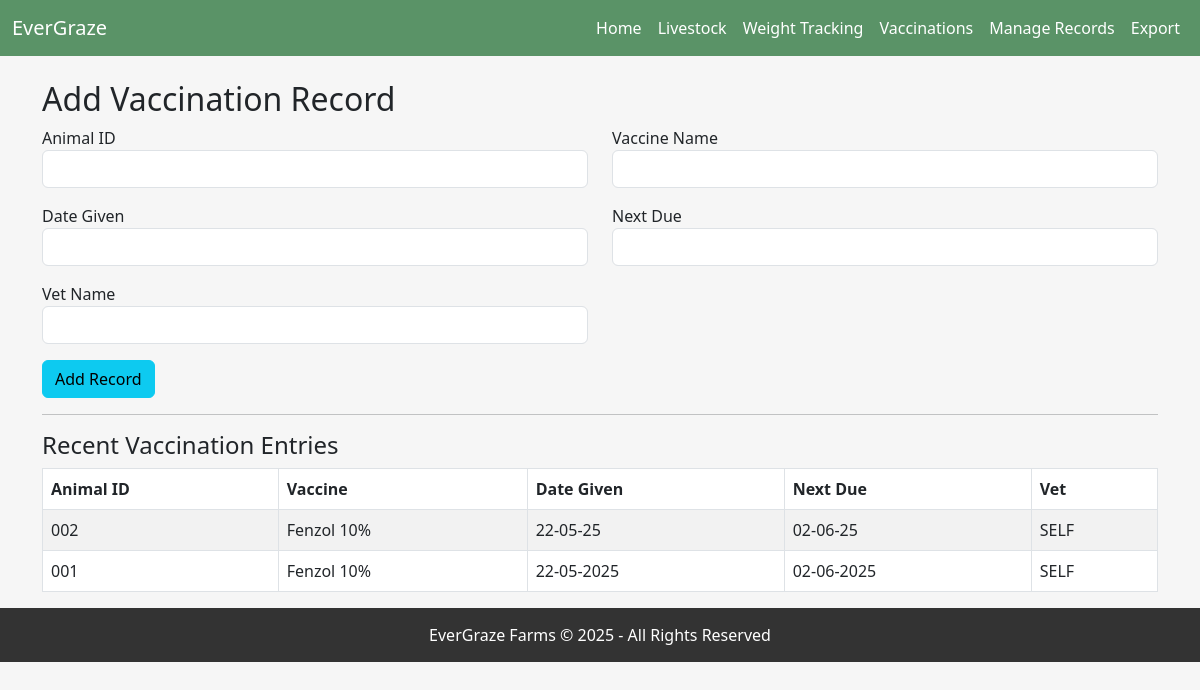
/vaccination, run on the app's committed database.
### tables this page shows
CREATE TABLE vaccinations (
    id INTEGER PRIMARY KEY AUTOINCREMENT,
    animal_id TEXT,
    vaccine_name TEXT,
    date_given TEXT,
    next_due TEXT,
    vet_name TEXT
);

### app.py (the view)
@app.route('/vaccination', methods=['GET', 'POST'])
def vaccination():
    conn = connect_db()
    cursor = conn.cursor()
    if request.method == 'POST':
        data = (request.form['animal_id'], request.form['vaccine_name'], request.form['date_given'], request.form['next_due'], request.form['vet_name'])
        cursor.execute("INSERT INTO vaccinations (animal_id, vaccine_name, date_given, next_due, vet_name) VALUES (?, ?, ?, ?, ?)", data)
        conn.commit()
    cursor.execute("SELECT * FROM vaccinations ORDER BY id DESC LIMIT 10")
    records = cursor.fetchall()
    conn.close()
    return render_template('vaccination.html', records=records)

### app.py (called while the page is built)
def connect_db():
    return sqlite3.connect(DB_PATH)

### templates/vaccination.html
{% extends "layout.html" %}
{% block content %}
<h2>Add Vaccination Record</h2>
<form method="post">
    <div class="row">
        {% for field in ['Animal ID', 'Vaccine Name', 'Date Given', 'Next Due', 'Vet Name'] %}
        <div class="col-md-6 mb-3">
            <label>{{ field }}</label>
            <input type="text" name="{{ field.lower().replace(' ', '_') }}" class="form-control" required>
        </div>
        {% endfor %}
    </div>
    <button type="submit" class="btn btn-info">Add Record</button>
</form>
<hr>
<h4>Recent Vaccination Entries</h4>
<div class="table-responsive">
<table class="table table-striped table-bordered">
    <thead>
        <tr><th>Animal ID</th><th>Vaccine</th><th>Date Given</th><th>Next Due</th><th>Vet</th></tr>
    </thead>
    <tbody>
        {% for row in records[:10] %}
        <tr>{% for val in row[1:] %}<td>{{ val }}</td>{% endfor %}</tr>
        {% endfor %}
    </tbody>
</table>
</div>
{% endblock %}

### templates/layout.html (style rules this page uses)
body { background-color: #f6f6f6; }

### data on the page
vaccinations: animal "002", vaccine_name "Fenzol 10%", date_given "22-05-25", next_due "02-06-25", vet_name "SELF"
vaccinations: animal "001", vaccine_name "Fenzol 10%", date_given "22-05-2025", next_due "02-06-2025", vet_name "SELF"

### other printed values
{{ field }} "Animal ID" "Vaccine Name" "Date Given" "Next Due" "Vet Name"
